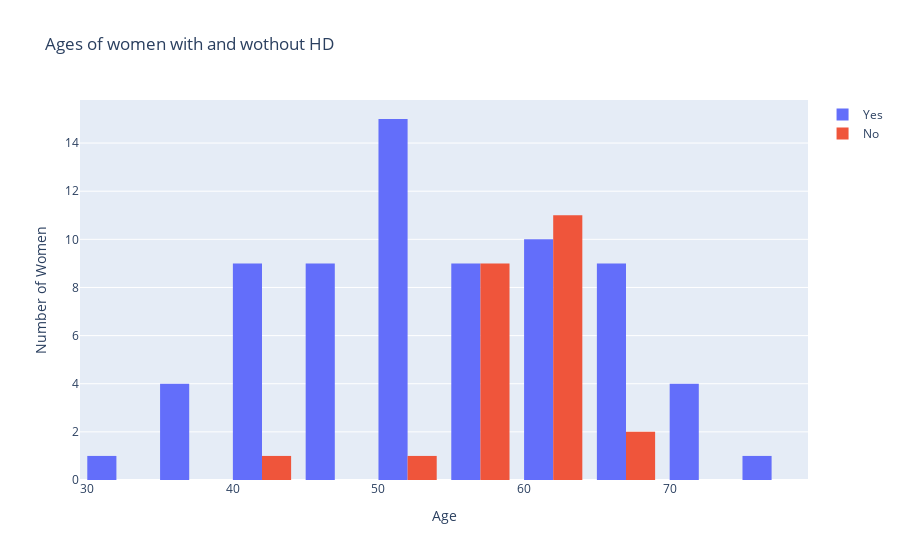

Notebook code cell kept with this figure:
### Code cell
fig = go.Figure()

fig.add_trace(go.Histogram(x = females_with_HD['age'], name = 'Yes'))
fig.add_trace(go.Histogram(x = females_no_HD['age'], name = 'No'))
fig.update_layout(
    title="Ages of women with and wothout HD",
    xaxis_title="Age",
    yaxis_title="Number of Women")


fig.show()

### Figure 1 — Plotly figure (JSON) as saved in the notebook; plotly's stock layout.template omitted (floating-point values rounded to 4 significant figures)
{"data": [{"name": "Yes", "type": "histogram", "x": [41, 57, 56, 48, 58, 50, 58, 66, 69, 71, 65, 41, 46, 54, 65, 65, 51, 53, 53, 53, 51, 44, 63, 57, 71, 35, 45, 62, 43, 55, 60, 42, 54, 58, 54, 45, 62, 63, 68, 45, 50, 50, 64, 64, 37, 46, 46, 64, 41, 54, 39, 34, 67, 52, 74, 54, 49, 41, 49, 60, 51, 42, 67, 76, 44, 60, 71, 66, 39, 58, 55]}, {"name": "No", "type": "histogram", "x": [62, 65, 61, 51, 62, 60, 61, 43, 62, 63, 56, 59, 56, 62, 62, 66, 63, 55, 58, 55, 58, 63, 57, 57]}], "layout": {"title": {"text": "Ages of women with and wothout HD"}, "xaxis": {"title": {"text": "Age"}}, "yaxis": {"title": {"text": "Number of Women"}}}}
